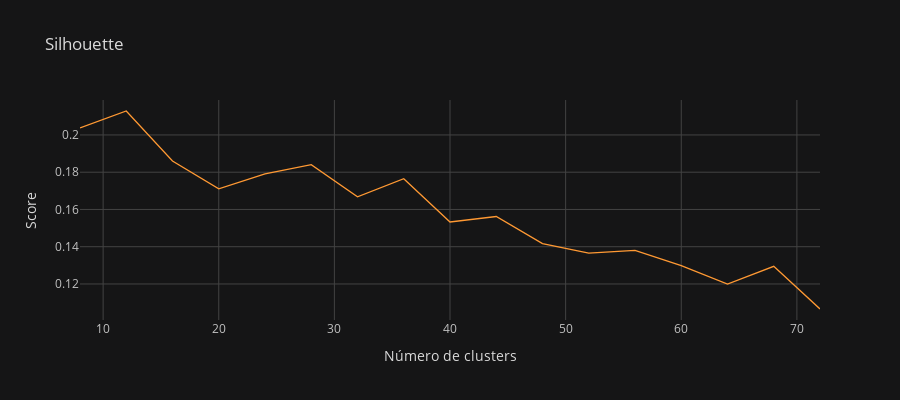

The notebook cell saved with this chart:
### Code cell
df_silhouette = pd.DataFrame(score, k)
df_silhouette.iplot(dimensions=(900, 400), xTitle='Número de clusters', yTitle='Score', title='Silhouette') # Mostrar gráfico

### Figure 1 — Plotly figure (JSON) as saved in the notebook; plotly's stock layout.template omitted (floating-point values rounded to 4 significant figures)
{"data": [{"line": {"color": "rgba(255, 153, 51, 1.0)", "dash": "solid", "shape": "linear", "width": 1.3}, "mode": "lines", "name": "0", "text": "", "type": "scatter", "x": [8, 12, 16, 20, 24, 28, 32, 36, 40, 44, 48, 52, 56, 60, 64, 68, 72], "y": [0.2038, 0.2129, 0.186, 0.1711, 0.1791, 0.1841, 0.1668, 0.1765, 0.1533, 0.1562, 0.1417, 0.1365, 0.1381, 0.1298, 0.12, 0.1295, 0.1066]}], "layout": {"height": 400, "legend": {"bgcolor": "#151516", "font": {"color": "#D9D9D9"}}, "paper_bgcolor": "#151516", "plot_bgcolor": "#151516", "title": {"font": {"color": "#D9D9D9"}, "text": "Silhouette"}, "width": 900, "xaxis": {"gridcolor": "#434343", "showgrid": true, "tickfont": {"color": "#C2C2C2"}, "title": {"font": {"color": "#D9D9D9"}, "text": "Número de clusters"}, "zerolinecolor": "#666570"}, "yaxis": {"gridcolor": "#434343", "showgrid": true, "tickfont": {"color": "#C2C2C2"}, "title": {"font": {"color": "#D9D9D9"}, "text": "Score"}, "zerolinecolor": "#666570"}}}
